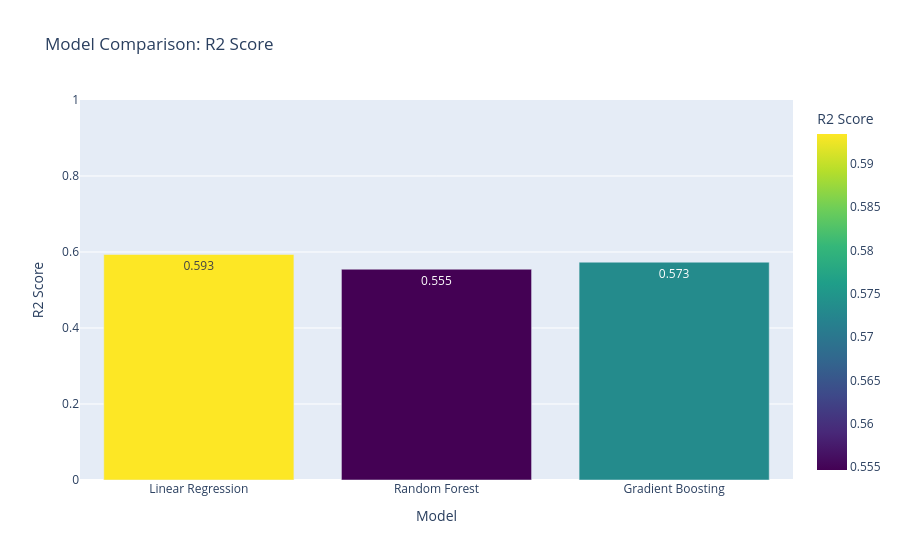

The notebook cell saved with this chart:
### Markdown cell above
### Visualizing Performance Comparison

### Code cell
fig = px.bar(results_df, x='Model', y='R2 Score', text_auto='.3f', 
             title='Model Comparison: R2 Score', color='R2 Score', 
             color_continuous_scale='Viridis')
fig.update_layout(yaxis_range=[0, 1])
fig.show()

### Figure 1 — Plotly figure (JSON) as saved in the notebook; plotly's stock layout.template omitted (floating-point values rounded to 4 significant figures)
{"data": [{"hovertemplate": "Model=%{x}<br>R2 Score=%{marker.color}<extra></extra>", "legendgroup": "", "marker": {"color": [0.5935, 0.5547, 0.5732], "coloraxis": "coloraxis", "pattern": {"shape": ""}}, "name": "", "orientation": "v", "showlegend": false, "textposition": "auto", "texttemplate": "%{y:.3f}", "type": "bar", "x": ["Linear Regression", "Random Forest", "Gradient Boosting"], "xaxis": "x", "y": [0.5935, 0.5547, 0.5732], "yaxis": "y"}], "layout": {"barmode": "relative", "coloraxis": {"colorbar": {"title": {"text": "R2 Score"}}, "colorscale": [[0, "#440154"], [0.1111, "#482878"], [0.2222, "#3e4989"], [0.3333, "#31688e"], [0.4444, "#26828e"], [0.5556, "#1f9e89"], [0.6667, "#35b779"], [0.7778, "#6ece58"], [0.8889, "#b5de2b"], [1, "#fde725"]]}, "legend": {"tracegroupgap": 0}, "title": {"text": "Model Comparison: R2 Score"}, "xaxis": {"anchor": "y", "domain": [0, 1], "title": {"text": "Model"}}, "yaxis": {"anchor": "x", "domain": [0, 1], "range": [0, 1], "title": {"text": "R2 Score"}}}}
